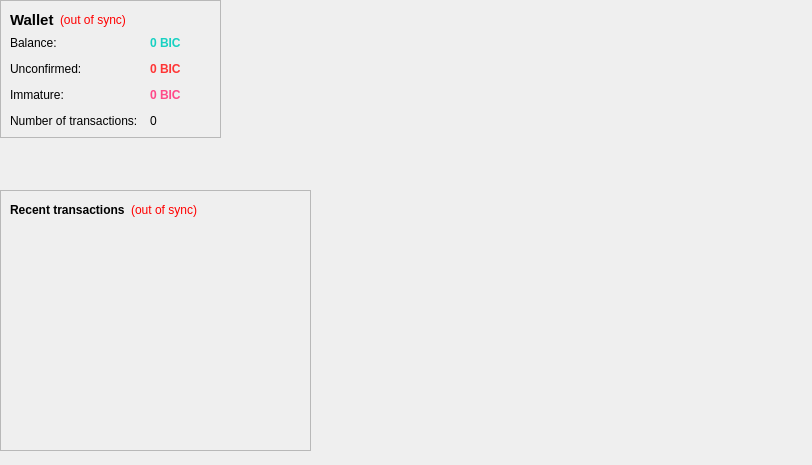
<?xml version="1.0" encoding="UTF-8"?>
<ui version="4.0">
 <class>OverviewPage</class>
 <widget class="QWidget" name="OverviewPage">
  <property name="geometry">
   <rect>
    <x>0</x>
    <y>0</y>
    <width>812</width>
    <height>465</height>
   </rect>
  </property>
  <property name="minimumSize">
   <size>
    <width>812</width>
    <height>465</height>
   </size>
  </property>
  <property name="windowTitle">
   <string>Form</string>
  </property>
  <property name="styleSheet">
   <string notr="true"/>
  </property>
  <widget class="QLabel" name="label_walletart">
   <property name="geometry">
    <rect>
     <x>300</x>
     <y>0</y>
     <width>511</width>
     <height>271</height>
    </rect>
   </property>
   <property name="text">
    <string/>
   </property>
   <property name="pixmap">
    <pixmap resource="../bitcoin.qrc">:/images/res/images/Binary_Banner.png</pixmap>
   </property>
   <property name="scaledContents">
    <bool>false</bool>
   </property>
  </widget>
  <widget class="QWidget" name="verticalLayoutWidget">
   <property name="geometry">
    <rect>
     <x>220</x>
     <y>0</y>
     <width>61</width>
     <height>191</height>
    </rect>
   </property>
   <layout class="QVBoxLayout" name="verticalLayout_5">
    <item>
     <widget class="QPushButton" name="current_btn">
      <property name="minimumSize">
       <size>
        <width>0</width>
        <height>59</height>
       </size>
      </property>
      <property name="maximumSize">
       <size>
        <width>59</width>
        <height>59</height>
       </size>
      </property>
      <property name="text">
       <string/>
      </property>
      <property name="icon">
       <iconset resource="../bitcoin.qrc">
        <normaloff>:/icons/res/icons/nbic.png</normaloff>:/icons/res/icons/nbic.png</iconset>
      </property>
      <property name="iconSize">
       <size>
        <width>59</width>
        <height>59</height>
       </size>
      </property>
      <property name="flat">
       <bool>true</bool>
      </property>
     </widget>
    </item>
    <item>
     <widget class="QPushButton" name="info_btn">
      <property name="minimumSize">
       <size>
        <width>0</width>
        <height>59</height>
       </size>
      </property>
      <property name="maximumSize">
       <size>
        <width>59</width>
        <height>59</height>
       </size>
      </property>
      <property name="text">
       <string/>
      </property>
      <property name="icon">
       <iconset resource="../bitcoin.qrc">
        <normaloff>:/icons/res/icons/ibic_2.png</normaloff>:/icons/res/icons/ibic_2.png</iconset>
      </property>
      <property name="iconSize">
       <size>
        <width>59</width>
        <height>59</height>
       </size>
      </property>
      <property name="flat">
       <bool>true</bool>
      </property>
     </widget>
    </item>
    <item>
     <widget class="QPushButton" name="old_btn">
      <property name="minimumSize">
       <size>
        <width>0</width>
        <height>59</height>
       </size>
      </property>
      <property name="maximumSize">
       <size>
        <width>59</width>
        <height>59</height>
       </size>
      </property>
      <property name="text">
       <string/>
      </property>
      <property name="icon">
       <iconset resource="../bitcoin.qrc">
        <normaloff>:/icons/res/icons/bic.png</normaloff>:/icons/res/icons/bic.png</iconset>
      </property>
      <property name="iconSize">
       <size>
        <width>59</width>
        <height>59</height>
       </size>
      </property>
      <property name="flat">
       <bool>true</bool>
      </property>
     </widget>
    </item>
   </layout>
  </widget>
  <widget class="QPushButton" name="ex_btn">
   <property name="geometry">
    <rect>
     <x>510</x>
     <y>350</y>
     <width>101</width>
     <height>101</height>
    </rect>
   </property>
   <property name="styleSheet">
    <string notr="true"/>
   </property>
   <property name="text">
    <string/>
   </property>
   <property name="icon">
    <iconset resource="../bitcoin.qrc">
     <normaloff>:/images/res/images/topiabtn.png</normaloff>:/images/res/images/topiabtn.png</iconset>
   </property>
   <property name="iconSize">
    <size>
     <width>221</width>
     <height>121</height>
    </size>
   </property>
   <property name="flat">
    <bool>true</bool>
   </property>
  </widget>
  <widget class="QPushButton" name="bct_btn">
   <property name="geometry">
    <rect>
     <x>310</x>
     <y>350</y>
     <width>101</width>
     <height>101</height>
    </rect>
   </property>
   <property name="text">
    <string/>
   </property>
   <property name="icon">
    <iconset resource="../bitcoin.qrc">
     <normaloff>:/images/res/images/btctalk.png</normaloff>:/images/res/images/btctalk.png</iconset>
   </property>
   <property name="iconSize">
    <size>
     <width>221</width>
     <height>121</height>
    </size>
   </property>
   <property name="flat">
    <bool>true</bool>
   </property>
  </widget>
  <widget class="QWidget" name="layoutWidget">
   <property name="geometry">
    <rect>
     <x>0</x>
     <y>0</y>
     <width>221</width>
     <height>191</height>
    </rect>
   </property>
   <layout class="QVBoxLayout" name="verticalLayout_2">
    <item>
     <widget class="QFrame" name="frame">
      <property name="frameShape">
       <enum>QFrame::StyledPanel</enum>
      </property>
      <property name="frameShadow">
       <enum>QFrame::Raised</enum>
      </property>
      <layout class="QVBoxLayout" name="verticalLayout_4">
       <item>
        <layout class="QHBoxLayout" name="horizontalLayout_4">
         <item>
          <widget class="QLabel" name="label_5">
           <property name="font">
            <font>
             <pointsize>11</pointsize>
             <weight>75</weight>
             <bold>true</bold>
            </font>
           </property>
           <property name="styleSheet">
            <string notr="true"/>
           </property>
           <property name="text">
            <string>Wallet</string>
           </property>
          </widget>
         </item>
         <item>
          <widget class="QLabel" name="labelWalletStatus">
           <property name="toolTip">
            <string>The displayed information may be out of date. Your wallet automatically synchronizes with the BinaryCoin network after a connection is established, but this process has not completed yet.</string>
           </property>
           <property name="styleSheet">
            <string notr="true">QLabel { color: red; }</string>
           </property>
           <property name="text">
            <string notr="true">(out of sync)</string>
           </property>
           <property name="alignment">
            <set>Qt::AlignLeading|Qt::AlignLeft|Qt::AlignVCenter</set>
           </property>
          </widget>
         </item>
         <item>
          <spacer name="horizontalSpacer_2">
           <property name="orientation">
            <enum>Qt::Horizontal</enum>
           </property>
           <property name="sizeHint" stdset="0">
            <size>
             <width>40</width>
             <height>20</height>
            </size>
           </property>
          </spacer>
         </item>
        </layout>
       </item>
       <item>
        <layout class="QFormLayout" name="formLayout_2">
         <property name="fieldGrowthPolicy">
          <enum>QFormLayout::AllNonFixedFieldsGrow</enum>
         </property>
         <property name="horizontalSpacing">
          <number>12</number>
         </property>
         <property name="verticalSpacing">
          <number>12</number>
         </property>
         <item row="0" column="0">
          <widget class="QLabel" name="label">
           <property name="styleSheet">
            <string notr="true"/>
           </property>
           <property name="text">
            <string>Balance:</string>
           </property>
          </widget>
         </item>
         <item row="0" column="1">
          <widget class="QLabel" name="labelBalance">
           <property name="font">
            <font>
             <weight>75</weight>
             <bold>true</bold>
            </font>
           </property>
           <property name="cursor">
            <cursorShape>IBeamCursor</cursorShape>
           </property>
           <property name="toolTip">
            <string>Your current balance</string>
           </property>
           <property name="styleSheet">
            <string notr="true">color: rgb(23, 209, 194);</string>
           </property>
           <property name="text">
            <string notr="true">0 BIC</string>
           </property>
           <property name="textInteractionFlags">
            <set>Qt::LinksAccessibleByMouse|Qt::TextSelectableByKeyboard|Qt::TextSelectableByMouse</set>
           </property>
          </widget>
         </item>
         <item row="1" column="0">
          <widget class="QLabel" name="label_3">
           <property name="styleSheet">
            <string notr="true"/>
           </property>
           <property name="text">
            <string>Unconfirmed:</string>
           </property>
          </widget>
         </item>
         <item row="1" column="1">
          <widget class="QLabel" name="labelUnconfirmed">
           <property name="font">
            <font>
             <weight>75</weight>
             <bold>true</bold>
            </font>
           </property>
           <property name="cursor">
            <cursorShape>IBeamCursor</cursorShape>
           </property>
           <property name="toolTip">
            <string>Total of transactions that have yet to be confirmed, and do not yet count toward the current balance</string>
           </property>
           <property name="styleSheet">
            <string notr="true">color: rgb(255, 53, 53);</string>
           </property>
           <property name="text">
            <string notr="true">0 BIC</string>
           </property>
           <property name="textInteractionFlags">
            <set>Qt::LinksAccessibleByMouse|Qt::TextSelectableByKeyboard|Qt::TextSelectableByMouse</set>
           </property>
          </widget>
         </item>
         <item row="3" column="0">
          <widget class="QLabel" name="label_2">
           <property name="styleSheet">
            <string notr="true"/>
           </property>
           <property name="text">
            <string>Number of transactions:</string>
           </property>
          </widget>
         </item>
         <item row="3" column="1">
          <widget class="QLabel" name="labelNumTransactions">
           <property name="toolTip">
            <string>Total number of transactions in wallet</string>
           </property>
           <property name="text">
            <string notr="true">0</string>
           </property>
          </widget>
         </item>
         <item row="2" column="0">
          <widget class="QLabel" name="labelImmatureText">
           <property name="styleSheet">
            <string notr="true"/>
           </property>
           <property name="text">
            <string>Immature:</string>
           </property>
          </widget>
         </item>
         <item row="2" column="1">
          <widget class="QLabel" name="labelImmature">
           <property name="font">
            <font>
             <weight>75</weight>
             <bold>true</bold>
            </font>
           </property>
           <property name="toolTip">
            <string>Mined balance that has not yet matured</string>
           </property>
           <property name="styleSheet">
            <string notr="true">color: rgb(255, 73, 137);</string>
           </property>
           <property name="text">
            <string notr="true">0 BIC</string>
           </property>
           <property name="textInteractionFlags">
            <set>Qt::LinksAccessibleByMouse|Qt::TextSelectableByKeyboard|Qt::TextSelectableByMouse</set>
           </property>
          </widget>
         </item>
        </layout>
       </item>
      </layout>
     </widget>
    </item>
    <item>
     <spacer name="verticalSpacer">
      <property name="orientation">
       <enum>Qt::Vertical</enum>
      </property>
      <property name="sizeHint" stdset="0">
       <size>
        <width>20</width>
        <height>40</height>
       </size>
      </property>
     </spacer>
    </item>
   </layout>
  </widget>
  <widget class="QWidget" name="layoutWidget">
   <property name="geometry">
    <rect>
     <x>0</x>
     <y>190</y>
     <width>311</width>
     <height>261</height>
    </rect>
   </property>
   <layout class="QVBoxLayout" name="verticalLayout_3">
    <item>
     <widget class="QFrame" name="frame_2">
      <property name="frameShape">
       <enum>QFrame::StyledPanel</enum>
      </property>
      <property name="frameShadow">
       <enum>QFrame::Raised</enum>
      </property>
      <layout class="QVBoxLayout" name="verticalLayout">
       <item>
        <layout class="QHBoxLayout" name="horizontalLayout_2">
         <item>
          <widget class="QLabel" name="label_4">
           <property name="styleSheet">
            <string notr="true"/>
           </property>
           <property name="text">
            <string>&lt;b&gt;Recent transactions&lt;/b&gt;</string>
           </property>
          </widget>
         </item>
         <item>
          <widget class="QLabel" name="labelTransactionsStatus">
           <property name="toolTip">
            <string>The displayed information may be out of date. Your wallet automatically synchronizes with the BinaryCoin network after a connection is established, but this process has not completed yet.</string>
           </property>
           <property name="styleSheet">
            <string notr="true">QLabel { color: red; }</string>
           </property>
           <property name="text">
            <string notr="true">(out of sync)</string>
           </property>
           <property name="alignment">
            <set>Qt::AlignRight|Qt::AlignTrailing|Qt::AlignVCenter</set>
           </property>
          </widget>
         </item>
         <item>
          <spacer name="horizontalSpacer">
           <property name="orientation">
            <enum>Qt::Horizontal</enum>
           </property>
           <property name="sizeHint" stdset="0">
            <size>
             <width>40</width>
             <height>20</height>
            </size>
           </property>
          </spacer>
         </item>
        </layout>
       </item>
       <item>
        <widget class="QListView" name="listTransactions">
         <property name="styleSheet">
          <string notr="true">QListView { background: transparent; }</string>
         </property>
         <property name="frameShape">
          <enum>QFrame::NoFrame</enum>
         </property>
         <property name="verticalScrollBarPolicy">
          <enum>Qt::ScrollBarAlwaysOff</enum>
         </property>
         <property name="horizontalScrollBarPolicy">
          <enum>Qt::ScrollBarAlwaysOff</enum>
         </property>
         <property name="selectionMode">
          <enum>QAbstractItemView::NoSelection</enum>
         </property>
        </widget>
       </item>
      </layout>
     </widget>
    </item>
   </layout>
  </widget>
  <widget class="QLabel" name="label_6">
   <property name="geometry">
    <rect>
     <x>330</x>
     <y>280</y>
     <width>461</width>
     <height>61</height>
    </rect>
   </property>
   <property name="text">
    <string/>
   </property>
   <property name="pixmap">
    <pixmap resource="../bitcoin.qrc">:/icons/res/icons/seperator.png</pixmap>
   </property>
   <property name="scaledContents">
    <bool>true</bool>
   </property>
  </widget>
  <widget class="QPushButton" name="ccexbtn">
   <property name="geometry">
    <rect>
     <x>610</x>
     <y>350</y>
     <width>101</width>
     <height>101</height>
    </rect>
   </property>
   <property name="text">
    <string/>
   </property>
   <property name="icon">
    <iconset resource="../bitcoin.qrc">
     <normaloff>:/images/res/images/ccexbtn.png</normaloff>:/images/res/images/ccexbtn.png</iconset>
   </property>
   <property name="iconSize">
    <size>
     <width>101</width>
     <height>101</height>
    </size>
   </property>
   <property name="flat">
    <bool>true</bool>
   </property>
  </widget>
  <widget class="QPushButton" name="cctbtn">
   <property name="geometry">
    <rect>
     <x>410</x>
     <y>350</y>
     <width>101</width>
     <height>101</height>
    </rect>
   </property>
   <property name="text">
    <string/>
   </property>
   <property name="icon">
    <iconset resource="../bitcoin.qrc">
     <normaloff>:/images/res/images/cct.png</normaloff>:/images/res/images/cct.png</iconset>
   </property>
   <property name="iconSize">
    <size>
     <width>101</width>
     <height>101</height>
    </size>
   </property>
   <property name="flat">
    <bool>true</bool>
   </property>
  </widget>
  <widget class="QPushButton" name="bexbtn">
   <property name="enabled">
    <bool>false</bool>
   </property>
   <property name="geometry">
    <rect>
     <x>710</x>
     <y>350</y>
     <width>101</width>
     <height>101</height>
    </rect>
   </property>
   <property name="text">
    <string/>
   </property>
   <property name="icon">
    <iconset resource="../bitcoin.qrc">
     <normaloff>:/images/res/images/bex.png</normaloff>:/images/res/images/bex.png</iconset>
   </property>
   <property name="iconSize">
    <size>
     <width>101</width>
     <height>101</height>
    </size>
   </property>
   <property name="flat">
    <bool>true</bool>
   </property>
  </widget>
 </widget>
 <resources>
  <include location="../bitcoin.qrc"/>
 </resources>
 <connections/>
</ui>
